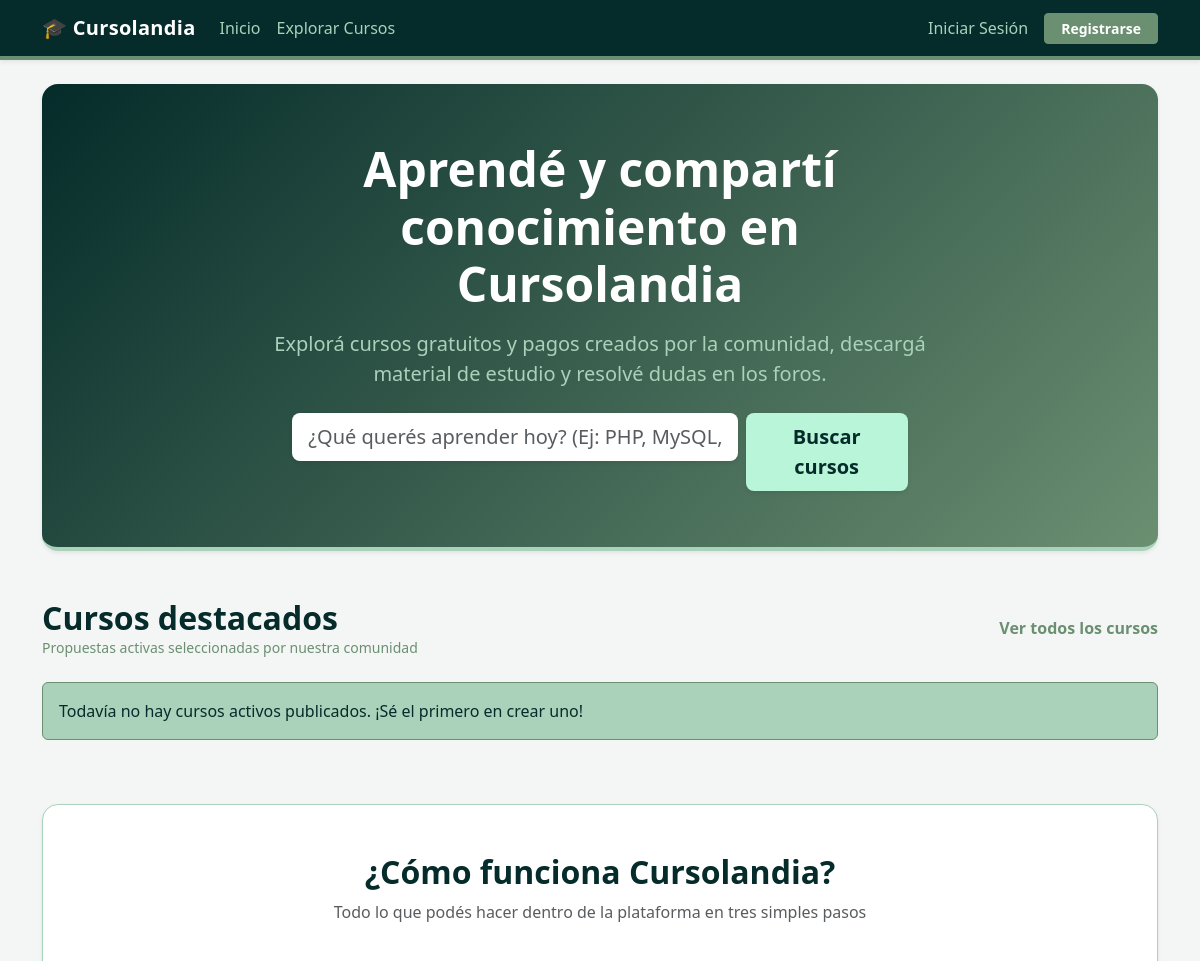
/ (upper part), run on an earlier commit of the app's database.
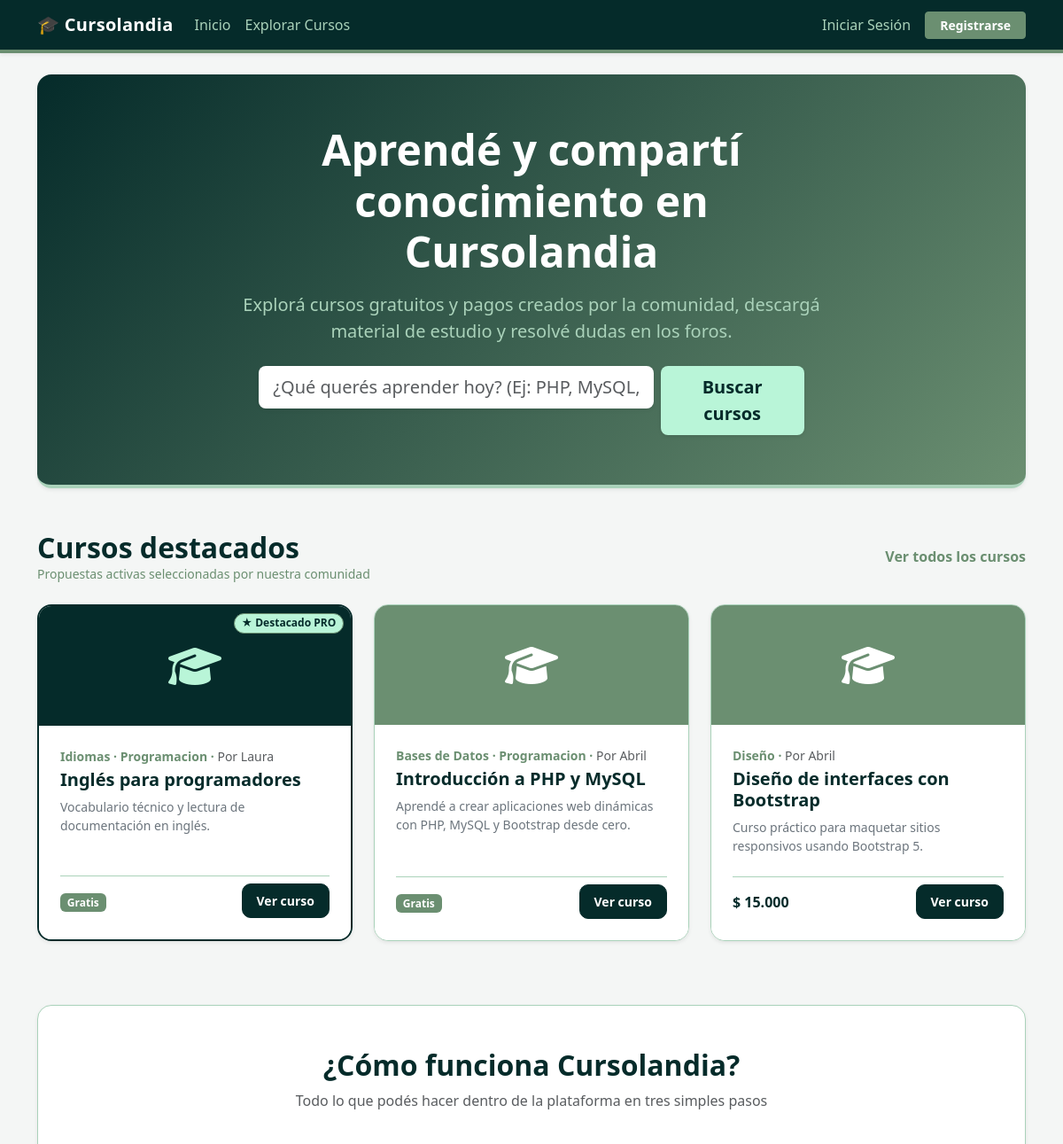
And on a later commit of the database.
### tables this page shows
CREATE TABLE `cursos` (
  `id` int(10) UNSIGNED NOT NULL,
  `creador_id` int(10) UNSIGNED NOT NULL,
  `titulo` varchar(150) NOT NULL,
  `descripcion` text NOT NULL,
  `costo` decimal(10,2) NOT NULL DEFAULT 0.00,
  `cupo` smallint(5) UNSIGNED DEFAULT NULL,
  `es_publico` tinyint(1) NOT NULL DEFAULT 1,
  `fecha_inicio` date NOT NULL,
  `fecha_fin` date NOT NULL,
  `fecha_creacion` datetime NOT NULL DEFAULT current_timestamp()
);

CREATE TABLE `usuarios` (
  `id` int(10) UNSIGNED NOT NULL,
  `rol_id` tinyint(3) UNSIGNED NOT NULL DEFAULT 1,
  `plan_id` tinyint(3) UNSIGNED NOT NULL DEFAULT 1,
  `nombre` varchar(100) NOT NULL,
  `apellido` varchar(100) NOT NULL,
  `email` varchar(150) NOT NULL,
  `password_hash` varchar(255) NOT NULL,
  `antecedentes` text DEFAULT NULL,
  `imagen_perfil` varchar(255) DEFAULT NULL,
  `fecha_registro` datetime NOT NULL DEFAULT current_timestamp(),
  `plan_vence_en` date DEFAULT NULL
);

### app/controllers/CursoController.php (called while the page is built, shortened)
<?php
require_once __DIR__ . '/../models/Curso.php';
class CursoController {
    public static function home() {
        $cursosDestacados = Curso::obtenerDestacados(3);
        require_once __DIR__ . '/../views/home.php';
    }
}
?>

### app/models/Curso.php (called while the page is built, shortened)
<?php
class Curso {
    public static function obtenerDestacados($limite = 3) {
        $db = conectar();
        $sql = "SELECT c.id, c.creador_id, c.titulo, c.descripcion, c.costo, c.cupo,
                       c.es_publico, c.fecha_inicio, c.fecha_fin, c.fecha_creacion,
                       u.nombre AS creador_nombre, u.apellido AS creador_apellido, u.plan_id AS creador_plan,
                       GROUP_CONCAT(DISTINCT e.nombre SEPARATOR ', ') AS etiquetas
                FROM cursos c
                JOIN usuarios u ON c.creador_id = u.id
                LEFT JOIN curso_etiquetas ce ON c.id = ce.curso_id
                LEFT JOIN etiquetas e ON ce.etiqueta_id = e.id
                WHERE c.es_publico = 1 AND c.fecha_fin >= CURDATE()
                GROUP BY c.id, c.creador_id, c.titulo, c.descripcion, c.costo, c.cupo,
                         c.es_publico, c.fecha_inicio, c.fecha_fin, c.fecha_creacion,
                         u.nombre, u.apellido, u.plan_id
                ORDER BY u.plan_id DESC, c.fecha_creacion DESC
                LIMIT ?";
        $stmt = mysqli_prepare($db, $sql);
        mysqli_stmt_bind_param($stmt, "i", $limite);
        mysqli_stmt_execute($stmt);
        $destacados = mysqli_fetch_all(mysqli_stmt_get_result($stmt), MYSQLI_ASSOC);
        return $destacados;
    }
}
?>

### app/views/layouts/card_curso.php (the view)
<?php
$esPro = ($curso['creador_plan'] == 2);
$bgBanner = $esPro ? '#052B2A' : '#6B8F71';
$colorIcono = $esPro ? '#B9F5D8' : '#FFFFFF';
$icono = 'fa-solid fa-graduation-cap';
?>
<div class="col-md-4 mb-4">
    <div class="card h-100 rounded-4 shadow-sm overflow-hidden <?= $esPro ? 'card-cursolandia-pro' : 'card-cursolandia' ?>">
        <div class="d-flex align-items-center justify-content-center position-relative"
             style="height: 135px; background-color: <?= $bgBanner ?>; color: <?= $colorIcono ?>;">
            <?php if ($esPro): ?>
                <span class="badge badge-pro position-absolute top-0 end-0 m-2 rounded-pill">
                    ★ Destacado PRO
                </span>
            <?php endif; ?>
            <i class="<?= $icono ?> fa-3x"></i>
        </div>
        <div class="card-body d-flex flex-column p-4 bg-white">
            <div class="text-olive small fw-semibold mb-1">
                <?php if (!empty($curso['etiquetas'])): ?>
                    <?= htmlspecialchars(str_replace(', ', ' · ', $curso['etiquetas'])) ?>
                <?php else: ?>
                    Curso general
                <?php endif; ?>
                · <span class="text-muted fw-normal">Por <?= htmlspecialchars($curso['creador_nombre']) ?></span>
            </div>
            <h5 class="card-title fw-bold text-evergreen mb-2">
                <?= htmlspecialchars($curso['titulo']) ?>
            </h5>
            <p class="card-text text-secondary small mb-4 flex-grow-1">
                <?= htmlspecialchars(mb_strimwidth($curso['descripcion'], 0, 95, '...')) ?>
            </p>
            <div class="d-flex justify-content-between align-items-center mt-auto pt-2" style="border-top: 1px solid #AAD2BA;">
                <span class="fw-bold fs-6 text-evergreen">
                    <?php if ($curso['costo'] > 0): ?>
                        $ <?= number_format($curso['costo'], 0, ',', '.') ?>
                    <?php else: ?>
                        <span class="badge badge-gratis">Gratis</span>
                    <?php endif; ?>
                </span>
                <a href="index.php?action=detalle_curso&id=<?= $curso['id'] ?>"
                   class="btn btn-sm btn-evergreen px-3 py-2 fw-semibold"
                   style="border-radius: 10px;">
                    Ver curso
                </a>
            </div>
        </div>
    </div>
</div>

### public/index.php (shortened to what this page needs)
<?php
require_once __DIR__ . '/../app/controllers/CursoController.php';
$action = $_GET['action'] ?? 'home';
switch ($action) {
    case 'home':
        CursoController::home();
        break;
}
?>

### app/views/layouts/header.php (shortened to what this page needs)
<?php
$noLeidas = 0;
?>
<!DOCTYPE html>
<html lang="es">
<head>
    <link href="https://cdn.jsdelivr.net/npm/bootstrap@5.3.0/dist/css/bootstrap.min.css" rel="stylesheet">
    <link rel="stylesheet" href="css/style.css">
    <link rel="stylesheet" href="https://cdnjs.cloudflare.com/ajax/libs/font-awesome/6.4.0/css/all.min.css">
</head>
<body class="bg-cursolandia d-flex flex-column min-vh-100">
<nav class="navbar navbar-expand-lg navbar-dark navbar-cursolandia shadow-sm mb-4">
    <div class="container">
        <a class="navbar-brand fw-bold" href="index.php?action=home" >
            🎓 Cursolandia
        </a>
        <div class="collapse navbar-collapse" id="navbarNav">
            <?php if (isset($_SESSION['usuario_id'])): ?>
                <ul class="navbar-nav me-auto">
                    <li class="nav-item">
                        <a class="nav-link" href="index.php?action=home">Inicio</a>
                    </li>
                    <li class="nav-item">
                        <a class="nav-link" href="index.php?action=catalogo">Explorar Cursos</a>
                    </li>
                    <li class="nav-item">
                        <a class="nav-link" href="index.php?action=mis_cursos">Mis Cursos</a>
                    </li>
                    <li class="nav-item">
                        <a class="nav-link" href="index.php?action=crear_curso">Crear Curso +</a>
                    </li>
                </ul>
                <ul class="navbar-nav ms-auto align-items-center gap-2">
                    <li class="nav-item">
                        <a class="nav-link fw-semibold" href="index.php?action=perfil" style="color: #B9F5D8;">
                            👤 <?= htmlspecialchars($_SESSION['usuario_nom'] ?? 'Mi Perfil') ?>
                            <?php if ($noLeidas > 0): ?>
                                <span class="badge bg-danger ms-1"><?= $noLeidas ?></span>
                            <?php endif; ?>
                        </a>
                    </li>
                    <li class="nav-item">
                        <a class="btn btn-outline-light btn-sm px-3" href="index.php?action=logout">
                            Cerrar Sesión
                        </a>
                    </li>
                </ul>
            <?php else: ?>
                <ul class="navbar-nav me-auto">
                    <li class="nav-item">
                        <a class="nav-link" href="index.php?action=home">Inicio</a>
                    </li>
                    <li class="nav-item">
                        <a class="nav-link" href="index.php?action=catalogo">Explorar Cursos</a>
                    </li>
                </ul>
                <ul class="navbar-nav ms-auto align-items-center gap-2">
                    <li class="nav-item">
                        <a class="nav-link" href="index.php?action=login">Iniciar Sesión</a>
                    </li>
                    <li class="nav-item">
                        <a class="btn btn-olive btn-sm fw-semibold px-3" href="index.php?action=registro">
                            Registrarse
                        </a>
                    </li>
                </ul>
            <?php endif; ?>
        </div>
    </div>
</nav>
<main class="container flex-grow-1">

### app/views/home.php (shortened to what this page needs)
<?php require_once __DIR__ . '/layouts/header.php'; ?>
<section class="p-4 p-md-5 mb-5 rounded-4 text-white shadow-sm"
         style="background: linear-gradient(135deg, #052B2A 0%, #6B8F71 100%); border-bottom: 4px solid #AAD2BA;">
    <div class="row align-items-center py-2">
        <div class="col-lg-8 mx-auto text-center">
            <h1 class="display-5 fw-bold mb-3">Aprendé y compartí conocimiento en Cursolandia</h1>
            <p class="lead mb-4" style="color: #AAD2BA;">
                Explorá cursos gratuitos y pagos creados por la comunidad, descargá material de estudio y resolvé dudas en los foros.
            </p>
            <form action="index.php" method="GET" class="row g-2 justify-content-center">
                <div class="col-md-8">
                    <input type="text" name="q" class="form-control form-control-lg border-0 shadow-sm"
                           placeholder="¿Qué querés aprender hoy? (Ej: PHP, MySQL, Diseño...)">
                </div>
                <div class="col-md-3 d-grid">
                    <button type="submit" class="btn btn-lg fw-bold shadow-sm" style="background-color: #B9F5D8; color: #052B2A;">
                        Buscar cursos
                    </button>
                </div>
            </form>
        </div>
    </div>
</section>
<section class="mb-5">
    <div class="d-flex justify-content-between align-items-center mb-4">
        <div>
            <h2 class="fw-bold text-evergreen mb-0">Cursos destacados</h2>
            <p class="text-olive small mb-0">Propuestas activas seleccionadas por nuestra comunidad</p>
        </div>
        <a href="index.php?action=catalogo" class="link-cursolandia fs-6"> Ver todos los cursos </a>
    </div>
    <div class="row">
        <?php if (empty($cursosDestacados)): ?>
            <div class="col-12">
                <div class="alert alert-cursolandia-info">
                    Todavía no hay cursos activos publicados. ¡Sé el primero en crear uno!
                </div>
            </div>
        <?php else: ?>
            <?php foreach ($cursosDestacados as $curso): ?>
                <?php require __DIR__ . '/layouts/card_curso.php'; ?>
            <?php endforeach; ?>
        <?php endif; ?>
    </div>
</section>
<section class="mb-4">
    <div class="card card-cursolandia rounded-4 shadow-sm p-4 p-md-5">
        <div class="text-center mb-4">
            <h2 class="fw-bold text-evergreen">¿Cómo funciona Cursolandia?</h2>
            <p class="text-muted">Todo lo que podés hacer dentro de la plataforma en tres simples pasos</p>
        </div>
        <div class="row g-4">
        </div>
    </div>
</section>
<?php require_once __DIR__ . '/layouts/footer.php'; ?>

### app/views/layouts/footer.php (shortened to what this page needs)
</main>
</body>
</html>

### public/css/style.css (style rules this page uses)
:root { --color-evergreen: #052B2A; --color-olive: #6B8F71; --color-celadon: #AAD2BA; --color-mint: #B9F5D8; --color-fondo: #F4F6F5; }
body.bg-cursolandia { background-color: var(--color-fondo); color: var(--color-evergreen); }
.navbar-cursolandia { background-color: var(--color-evergreen) !important; border-bottom: 4px solid var(--color-olive); }
.navbar-cursolandia .navbar-brand { color: #FFFFFF !important; letter-spacing: 0.3px; }
.navbar-cursolandia .nav-link { color: var(--color-celadon) !important; font-weight: 500; transition: color 0.2s ease; }
.btn-evergreen { background-color: var(--color-evergreen); border-color: var(--color-evergreen); color: #FFFFFF; transition: all 0.2s ease; }
.btn-olive { background-color: var(--color-olive); border-color: var(--color-olive); color: #FFFFFF; transition: all 0.2s ease; }
.badge-pro { background-color: var(--color-mint); color: var(--color-evergreen); border: 1px solid var(--color-olive); font-weight: 700; }
.badge-gratis { background-color: var(--color-olive); color: #FFFFFF; }
.card-cursolandia { background-color: #FFFFFF; border: 1px solid var(--color-celadon); }
.card-cursolandia-pro { background-color: #FFFFFF; border: 2px solid var(--color-evergreen); }
.text-evergreen { color: var(--color-evergreen) !important; }
.text-olive { color: var(--color-olive) !important; }
.link-cursolandia { color: var(--color-olive); font-weight: 600; text-decoration: none; }
.alert-cursolandia-info { background-color: var(--color-celadon); border-color: var(--color-olive); color: var(--color-evergreen); }

What changed in the data, as far as the page shows it:
added cursos: shows "★ Destacado PRO", etiquetas "Idiomas · Programacion", creador.nombre "Laura", titulo "Inglés para programadores", descripcion "Vocabulario técnico y lectura de documentación en inglés.", costo "Gratis"
added cursos: etiquetas "Bases de Datos · Programacion", creador.nombre "Abril", titulo "Introducción a PHP y MySQL", descripcion "Aprendé a crear aplicaciones web dinámicas con PHP, MySQL y Bootstrap desde cero.", costo "Gratis"
added cursos: etiquetas "Diseño", creador.nombre "Abril", titulo "Diseño de interfaces con Bootstrap", descripcion "Curso práctico para maquetar sitios responsivos usando Bootstrap 5.", costo "15.000"
Also different on the page:
text no longer shown: "Todavía no hay cursos activos publicados. ¡Sé el primero en crear uno!"
